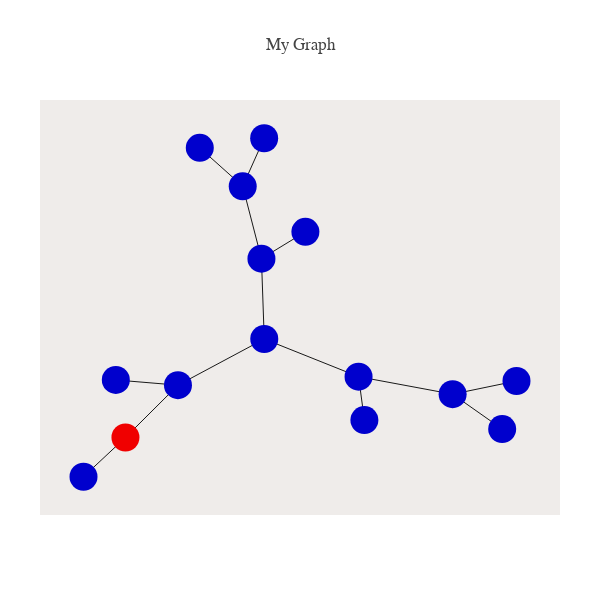

Notebook code for this chart:
### Code cell
from structure_tools.Coalesce_plots import plot_phyl_net

k= 8

sim_keys, times_acc, leaves, edges= SimI_net(k= k)

##
node_list= list(sim_keys.keys())
root= True
nodes_as_seqs= False

plot_phyl_net([],leaves,node_list,edges,
              nodes_as_seqs= nodes_as_seqs,root= root)

### Figure 1 — Plotly figure (JSON) as saved in the notebook; plotly's stock layout.template omitted (floating-point values rounded to 4 significant figures)
{"data": [{"hoverinfo": "none", "line": {"color": "rgb(25,25,25)", "width": 1}, "mode": "lines", "type": "scatter", "uid": "22da467f-43d4-495e-9dfe-badace7b9edf", "x": [0.08777, -0.07936, null, 0.312, 0.2899, null, 0.836, 0.6476, null, -0.6331, -0.3967, null, -0.3138, -0.1505, null, 0.8904, 0.6476, null, -0.7559, -0.5964, null, -0.06905, -0.1505, null, 0.6476, 0.2899, null, 0.2899, -0.06866, null, -0.1505, -0.07936, null, -0.07936, -0.06866, null, -0.06866, -0.3967, null, -0.3967, -0.5964, null], "y": [0.5174, 0.3791, null, -0.4533, -0.2298, null, -0.4998, -0.32, null, -0.2466, -0.2734, null, 0.9506, 0.7523, null, -0.2519, -0.32, null, -0.7458, -0.5434, null, 1, 0.7523, null, -0.32, -0.2298, null, -0.2298, -0.03543, null, 0.7523, 0.3791, null, 0.3791, -0.03543, null, -0.03543, -0.2734, null, -0.2734, -0.5434, null]}, {"hoverinfo": "text", "marker": {"color": ["rgb(0,0,205)", "rgb(0,0,205)", "rgb(0,0,205)", "rgb(0,0,205)", "rgb(0,0,205)", "rgb(0,0,205)", "rgb(0,0,205)", "rgb(0,0,205)", "rgb(0,0,205)", "rgb(0,0,205)", "rgb(0,0,205)", "rgb(0,0,205)", "rgb(0,0,205)", "rgb(0,0,205)", "rgb(240,0,0)"], "size": 28}, "mode": "markers", "text": ["0", "1", "2", "3", "4", "5", "6", "7", "t: 0.04", "t: 0.05", "t: 0.22", "t: 0.54", "t: 0.77", "t: 0.89", "root: t: 1.76"], "type": "scatter", "uid": "0ca2c812-5dda-4177-831d-34addd60a44f", "x": [0.08777, 0.312, 0.836, -0.6331, -0.3138, 0.8904, -0.7559, -0.06905, 0.6476, 0.2899, -0.1505, -0.07936, -0.06866, -0.3967, -0.5964], "y": [0.5174, -0.4533, -0.4998, -0.2466, 0.9506, -0.2519, -0.7458, 1, -0.32, -0.2298, 0.7523, 0.3791, -0.03543, -0.2734, -0.5434]}], "layout": {"autosize": false, "font": {"family": "Balto"}, "height": 600, "hovermode": "closest", "margin": {"b": 85, "l": 40, "pad": 0, "r": 40, "t": 100}, "plot_bgcolor": "#efecea", "showlegend": false, "title": {"text": "My Graph"}, "width": 600, "xaxis": {"showgrid": false, "showline": false, "showticklabels": false, "title": {"text": ""}, "zeroline": false}, "yaxis": {"showgrid": false, "showline": false, "showticklabels": false, "title": {"text": ""}, "zeroline": false}}}
